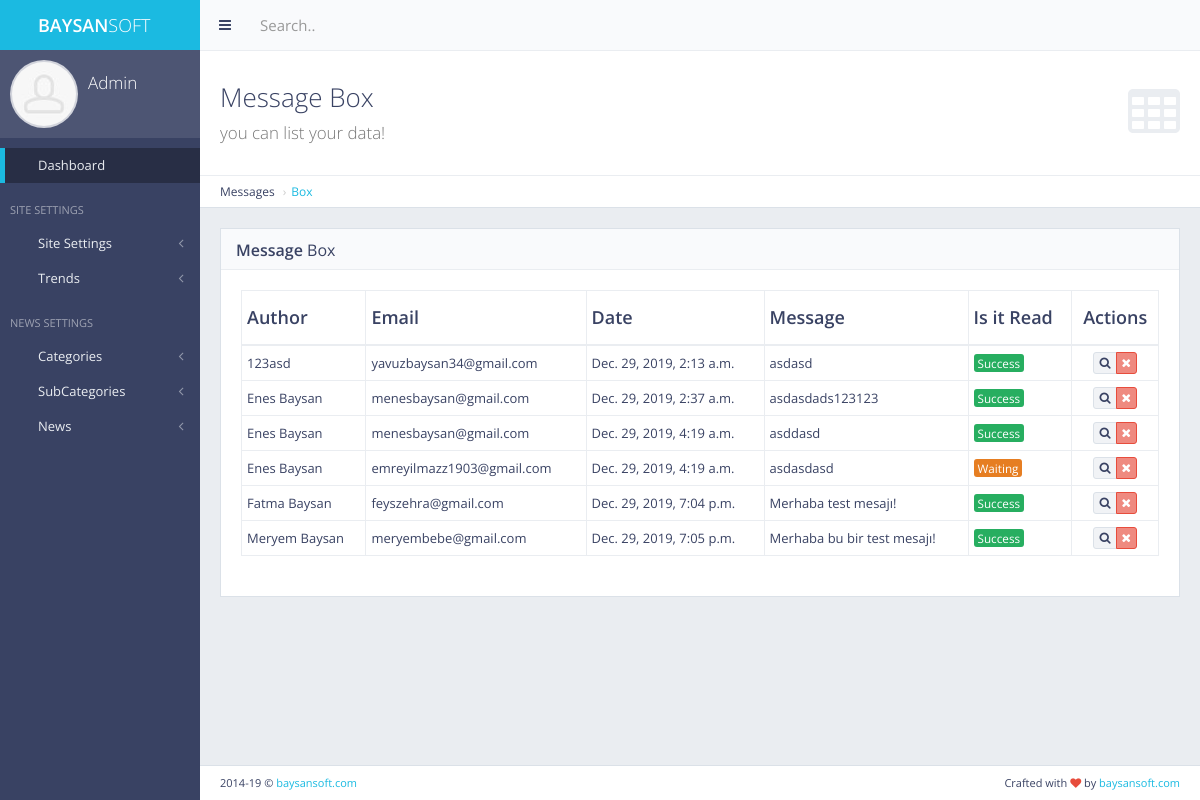
Page /panel/message_box/ (signed in) on the earlier database version.
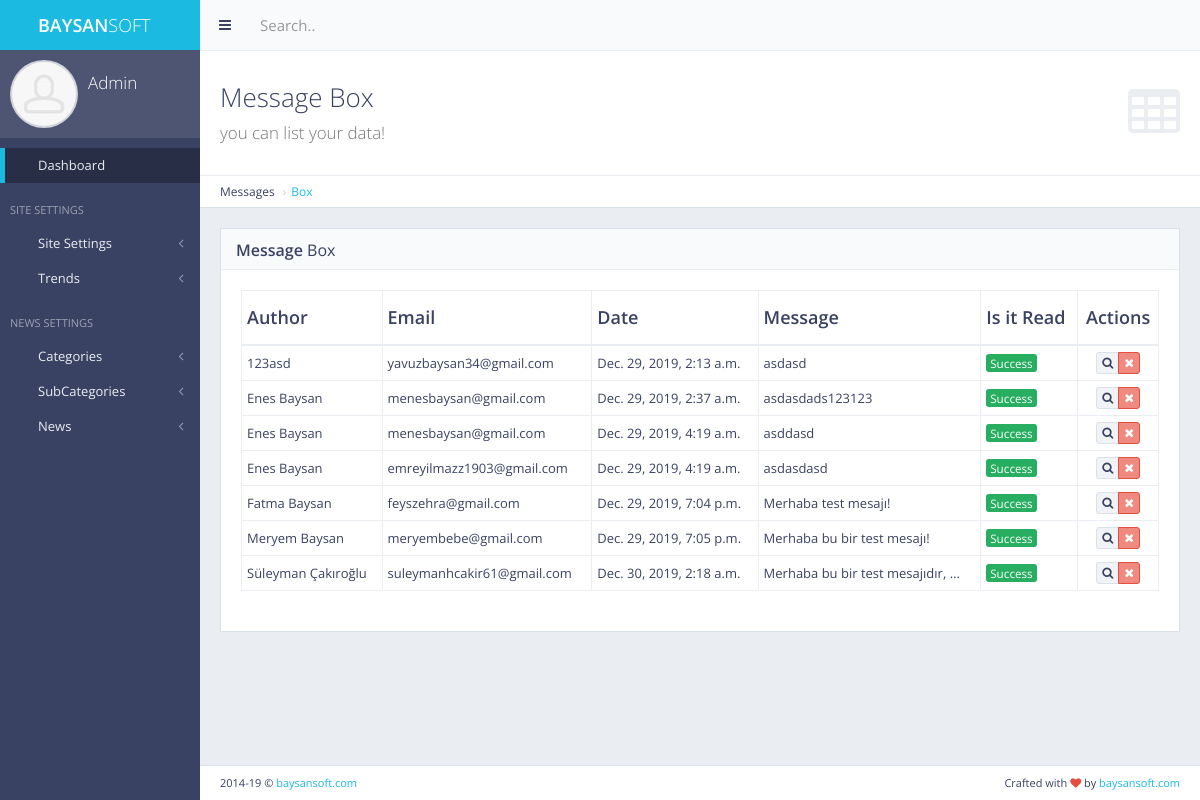
Same page on the later database version.
### main/models.py (models this page shows, shortened)
class ContactForm(models.Model):
    name = models.CharField(max_length=255)
    email = models.CharField(max_length=255)
    message = models.TextField()
    date = models.DateTimeField(auto_now_add=True, null=True, blank=False)
    is_it_read = models.BooleanField(default=False)

### panel/views.py (the view, shortened to what this page needs)
# urls.py: path('message_box/', views.message_box, name='message_box'),
def message_box(request):
    if not request.user.is_authenticated:
        return redirect('main:my_login')
    messages = ContactForm.objects.all()
    context = {
        'messages': messages,
    }
    return render(request, 'back/message_box.html', context=context)

### category/context_processor.py (called while the page is built)
def get_categories(request):  # template'a direkt veri yolluyor
    get_categories = Category.objects.all()
    return dict(
        get_categories=get_categories)  # get_categories diyerek direkt template'den çağırabiliriz. Sözlük olarak döndürür.

### main/context_processors.py (called while the page is built)
def get_site_settings(request):
    site = Main.objects.first()
    return dict(site_settings=site)

### news/context_processors.py (called while the page is built)
def get_last_news(request):
    get_last_news = News.objects.all().order_by('-date')[:3]
    return dict(get_last_news=get_last_news)

def get_popular_posts(request):  # bu şekilde tek fonksiyon ile 2 veri seti döndürebiliriz
    get_popular_posts = News.objects.all().order_by('-show')
    get_popular_posts_detail = News.objects.all().order_by('-show')[:3]
    get_popular_posts_home = News.objects.all().order_by('-show')[:3]
    return dict(get_popular_posts=get_popular_posts, get_popular_posts_detail=get_popular_posts_detail,
                get_popular_posts_home=get_popular_posts_home)

### subcategory/context_processors.py (called while the page is built)
def get_subcategories(request):
    get_subcategories = SubCategory.objects.all()
    return dict(get_subcategories=get_subcategories)

### templates/back/message_box.html (shortened to what this page needs)
{% extends 'back/layout.html' %}
{% load static %}
{% block body %}
    <div class="content-header">
        <div class="header-section">
            <h1>
                <i class="fa fa-table"></i>Message Box<br><small>you can list your data!</small>
            </h1>
        </div>
    </div>
    <ul class="breadcrumb breadcrumb-top">
        <li>Messages</li>
        <li><a href="{% url 'panel:message_box' %}">Box</a></li>
    </ul>
    <div class="block full">
        <div class="block-title">
            <h2><strong>Message</strong> Box</h2>
        </div>
        <div class="table-responsive">
            <table id="example-datatable" class="table table-vcenter table-condensed table-bordered">
                <thead>
                <tr>
                    <th>Author</th>
                    <th>Email</th>
                    <th>Date</th>
                    <th>Message</th>
                    <th>Is it Read</th>
                    <th class="text-center">Actions</th>
                </tr>
                </thead>
                <tbody>
                {% for message in messages %}
                    <tr>
                        <td>{{ message.name }}</td>
                        <td>{{ message.email }}</td>
                        <td>{{ message.date }}</td>
                        <td>{{ message.message | truncatewords:5 }}</td>
                        <td>
                            {% if message.is_it_read == True %}
                                <span class="label label-success">Success</span>
                            {% else %}
                                <span class="label label-warning">Waiting</span>
                            {% endif %}
                        </td>
                        <td class="text-center">
                            <div class="btn-group">
                                <a href="{% url 'panel:message_box' %}" data-toggle="tooltip"
                                   data-id="{{ message.pk }}" id="show_message_btn" title="Read"
                                   class="btn btn-xs btn-default"><i class="fa fa-search"></i></a>
                                <a href="{% url 'panel:message_box' %}" data-toggle="tooltip"
                                   title="Delete"
                                   data-id="{{ message.pk }}"
                                   class="btn btn-xs btn-danger" id="delete_message_btn"><i
                                        class="fa fa-times"></i></a>
                            </div>
                        </td>
                    </tr>
                {% endfor %}
                </tbody>
            </table>
        </div>
    </div>
{% endblock body %}

Differences in the rows shown:
changed ContactForm "emreyilmazz1903@gmail.com": is_it_read "Waiting" → "Success"
added ContactForm: name "Süleyman Çakıroğlu", email "suleymanhcakir61@gmail.com", date "Dec. 30, 2019, 2:18 a.m.", message "Merhaba bu bir test mesajıdır, …", is_it_read "Success"
